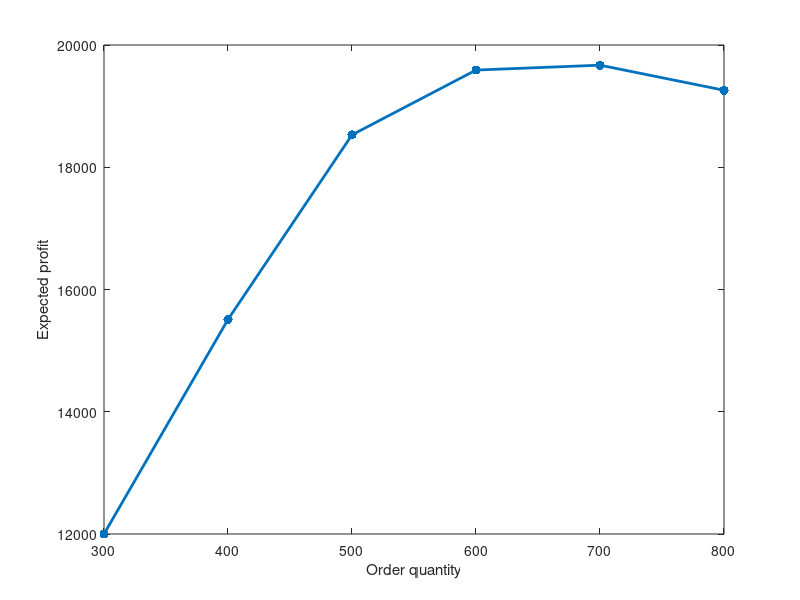

Recreate this plot in MATLAB.
%%%%%%%%%%%%%%%%%%%%%%%%%%%%%%%%%%%%%%%%%%%
%% This is the key file for exercise 4.1 %%
%%%%%%%%%%%%%%%%%%%%%%%%%%%%%%%%%%%%%%%%%%%


%% Exercise SPT 9.3: Initialization

% Acquisition cost
v = 60;

% Selling price
p = 100;

% Salvage value
g = 51;

% Penalty cost beyond lost sales
B = 0;

% Discrete demand distribution
x = [300; 400; 500; 600; 700; 800];
px = [0.1; 0.1; 0.4; 0.2; 0.1; 0.1];


%% Moments of demand

% Derive mean and stdev from `x` and `px`.
mu = sum(px .* x);
sigma = sqrt(sum(px .* (x - mu).^2));

fprintf('Mean demand: %g\n', mu);
fprintf('Stdev demand: %g\n', sigma);


%% Order quantity discrete demand model

% Underage/overage cost
c_u = p - v + B;
c_o = v - g;

% Target newsvendor probability
target = c_u / (c_u + c_o);

% Cumulative probability distribution
Fx = cumsum(px);

% Smallest Q such that Fx >= target (use find(., 1) to get this).
i = find(Fx >= target, 1);
Q = x(i);

% Alternatively, you can also use a while loop:
%  i = 1;
%  while Fx(i) < target
%      i = i + 1;
%  end
%  Q = x(i);

fprintf('\nTarget probability: %.4f\n', target);
fprintf('%6s %6s\n', 'Q', 'F(Q)');
fprintf('%6g %6.1f\n', [x, Fx]');
fprintf('Optimal Q = %g\n', Q);


%% Expected profit

% Anonymous function for profit for given Q and D
profit = @(Q, D) (p - v) * D - c_o * max(Q - D, 0) - c_u * max(D - Q, 0);

% Anonymous function for expected profit (use `profit` from above)
exp_profit = @(Q) sum(px .* profit(Q, x));

% Initialize profit vector.
profit_Q = zeros(size(x));

% Compute expected profit for all possible order quantities
fprintf('\n');
fprintf('%6s %10s\n', 'Q', 'E(profit)');
for k = 1:length(x)
    profit_Q(k) = exp_profit(x(k));
    fprintf('%6d %10g\n', [x(k), profit_Q(k)]);
end
fprintf('\n');

% Plot order quantity vs. profit.
figure(1);
clf;
plot(x, profit_Q, '.-', 'MarkerSize', 20, 'Linewidth', 2);
xlabel('Order quantity');
ylabel('Expected profit');


%% Using normal distribution

% Newsvendor solution for normal distribution (unrounded).
target
mu 
sigma
Qn = norminv(target, mu, sigma);

% Round to multiples of 100.
Qnr = round(Qn / 100) * 100;

% Print results
fprintf('Optimal order quantity for normal distribution:\n');
fprintf('Q = %.2f\n', Qn);
fprintf('Rounded to multiples of 100: %d\n\n', Qnr);

% PCP
fprintf(['The order quantity is the same as we had before, hence, the PCP\n' ...
         'is zeros, because exactly the same decision is made.\n\n']);


%% Exercise SPT 9.4: Discount

% Acquisition cost 55 if Q >= 750
v = 55;

% Updated underage/overage cost
c_u = p - v + B;
c_o = v - g;

% Target newsvendor probability
target = c_u / (c_u + c_o);

% Smallest Q such that Fx >= target (use find(., 1) to get this).
i = find(Fx >= target, 1);
Q = x(i);

fprintf('Acquisition cost 55 if Q >= 750\n');
fprintf('\nTarget probability: %.4f\n', target);
fprintf('%6s %6s\n', 'Q', 'F(Q)');
fprintf('%6g %6.1f\n', [x, Fx]');
fprintf('Optimal Q = %g\n', Q);
if Q >= 750
    fprintf(['Unconstrained order point meets discount requirement,\n', ...
             'so Q=%d is now optimal.\n'], Q);
else
    fprintf(['Warning: optimal order quantity does not meet discount ' ...
             'requirement.\n']);
    % Now we have to compare the expected profit for Q=800 *with discount* with
    % the expected profit for Q=700 *without discount*.

end
